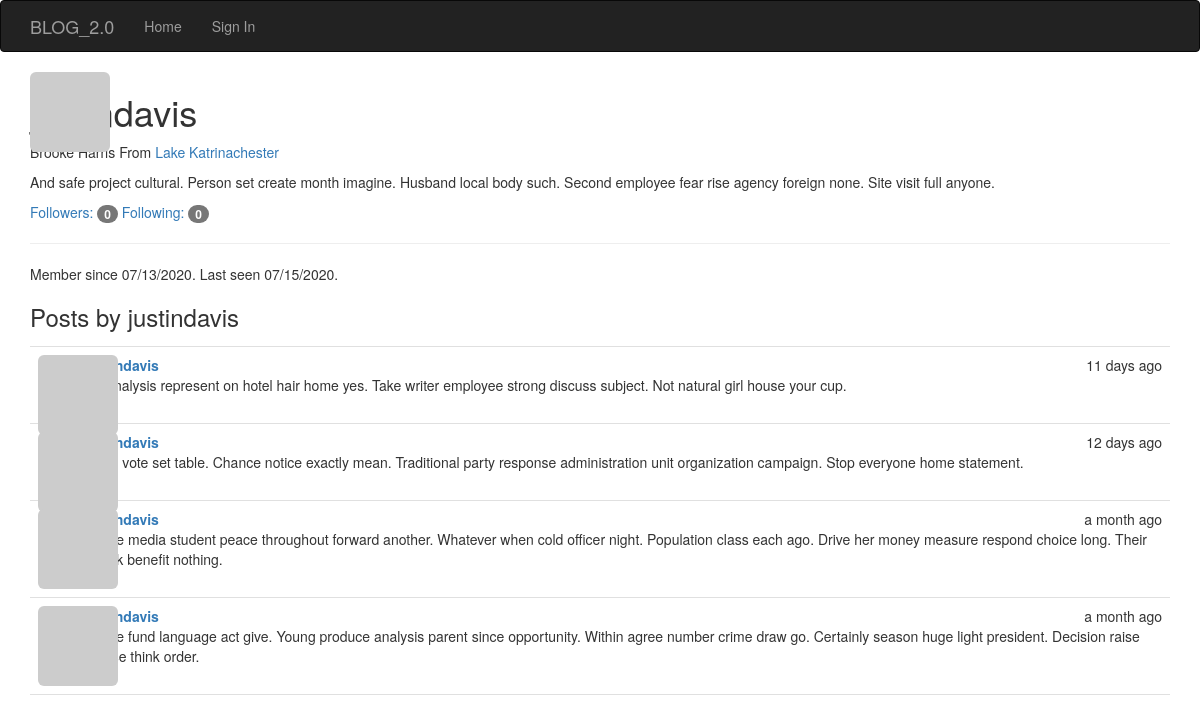
The app's page /user/justindavis with its own data.
### app/models.py (models this page shows, shortened)
class User(UserMixin, db.Model):
    __tablename__ = 'users'
    id = db.Column(db.Integer, primary_key=True)
    email = db.Column(db.String(64), unique=True, index=True)
    username = db.Column(db.String(64), unique=True, index=True)
    name = db.Column(db.String(64))
    location = db.Column(db.String(64))
    about_me = db.Column(db.Text())
    member_since = db.Column(db.DateTime(), default=datetime.utcnow)
    last_seen = db.Column(db.DateTime(), default=datetime.utcnow)
    password_hash = db.Column(db.String(128))
    avatar_hash = db.Column(db.String(32))
    role_id = db.Column(db.Integer, db.ForeignKey('roles.id'))
    confirmed = db.Column(db.Boolean, default=False)
    posts = db.relationship('Post', backref='author', lazy='dynamic')
    followed = db.relationship('Follow', foreign_keys=[Follow.follower_id], backref=db.backref('follower', lazy='joined'), lazy='dynamic', cascade='all, delete-orphan')
    followers = db.relationship('Follow', foreign_keys=[Follow.followed_id], backref=db.backref('followed', lazy='joined'), lazy='dynamic', cascade='all, delete-orphan')
    @property
    def password(self):
        '''
        Password property to prevent reading passwords directly
        '''
        raise AttributeError('Password is not a readable attribute')
    def gravatar(self, size=100, default='identicon', rating='g'):
        if request.is_secure:
            url = 'https://secure.gravatar.com/avatar'
        else:
            url = 'http://www.gravatar.com/avatar'
            hash = self.avatar_hash or self.gravatar_hash()
        return '{url}/{hash}?s={size}&d={default}&r={rating}'.format(
            url=url, hash=hash, size=size, default=default, rating=rating)

class Post(db.Model):
    __tablename__='posts'
    id = db.Column(db.Integer, primary_key=True)
    body = db.Column(db.Text)
    timestamp = db.Column(db.DateTime, index=True, default=datetime.utcnow)
    author_id = db.Column(db.Integer, db.ForeignKey('users.id'))
    body_html = db.Column(db.Text)

### app/main/views.py (the view)
@main.route('/user/<username>')
def user(username):
    user = User.query.filter_by(username=username).first_or_404()
    posts = user.posts.order_by(Post.timestamp.desc()).all()
    return render_template('user.html', user=user, posts=posts)

### app/auth/views.py (called while the page is built)
@auth.before_app_request
def before_request():
    if current_user.is_authenticated:
        current_user.ping()
        if not current_user.confirmed \
                and request.endpoint \
                and request.blueprint != 'auth' \
                and request.endpoint != 'static':
            return redirect(url_for('auth.unconfirmed'))

### app/main/__init__.py (called while the page is built)
@main.app_context_processor
def inject_permission():
    return dict(Permission=Permission)

### app/models.py (called while the page is built)
    def can(self, permissions):
        return False

    def is_administrator(self):
        return False

### app/templates/user.html (shortened to what this page needs)
{% extends 'base.html' %}
{% import "bootstrap/wtf.html" as wtf %}
{% block head %}
  {{ super() }}
{% endblock %}
{% block page_content %}
<img class="img-rounded profile-thumbnail" src="{{ user.gravatar(size=256) }}">
<div class='page_header'>
  <h1>{{ user.username }} </h1>
  {% if user.name or user.location %}
  <p>
    {% if user.location %}
      From <a href="http://maps.google.com/?q={{ user.location }}">
        {{ user.location }}
        </a>
      {% endif %}
  </p>
  {% endif %}
  {% if user.about_me %}<p>{{ user.about_me }}</p> {% endif %}
  <p>
    <a href="{{ url_for('.followers', username=user.username) }}"> Followers: <span class="badge">{{ user.followers.count() }}</span></a>
    <a href="{{ url_for('.followed_by', username=user.username) }}">Following: <span class="badge">{{ user.followed.count() }}</span></a>
  </p>
  <hr>
  <p>
    Member since {{ moment(user.member_since).format('L') }}.
    Last seen {{ moment(user.last_seen).format('L') }}.
  </p>
</div>
<h3>Posts by {{ user.username }}</h3>
{% include '_posts.html' %}
{% endblock %}

### app/templates/_posts.html (shortened to what this page needs)
<ul class="posts">
  {% for post in posts %}
  <li class="post">
    <div class="profile-thumbnail">
      <a href="{{ url_for('.user', username=post.author.username) }}">
        <img class="img-rounded profile-thumbnail" src="{{ post.author.gravatar(size=40) }}">
      </a>
    </div>
    <div class="post-content">
      <div class="post-date">{{ moment(post.timestamp).fromNow() }}</div>
      <div class="post-author">
        <a href="{{ url_for('.user', username=post.author.username) }}">{{ post.author.username }}</a>
      </div>
      <div class="post-body">
        {% if post.body_html %}
          {{ post.body_html | safe }}
        {% else %}
          {{ post.body }}
        {% endif %}
      </div>
      <div class="post-footer">
        <a href="{{ url_for('.post', id=post.id) }}">
          <span class="label label default">Permalink</span>
        </a>
      </div>
    </div>
  </li>
  {% endfor %}
</ul>

### app/static/styles.css (style rules this page uses)
.profile-thumbnail { position: absolute; }
ul.posts { list-style-type: none; padding: 0px; margin: 16px 0px 0px 0px; border-top: 1px solid #e0e0e0; }
ul.posts li.post { padding: 8px; border-bottom: 1px solid #e0e0e0; }
div.post-date { float: right; }
div.post-author { font-weight: bold; }
div.post-content { margin-left: 48px; min-height: 48px; }
div.post-footer { text-align: right; }

### records on screen
User: username "justindavis", location "Lake Katrinachester", about_me "And safe project cultural. Person set create month imagine. Husband local body such. Second employee fear rise agency foreign none. Site visit full anyone.", member_since "07/13/2020", last_seen "07/15/2020"
Post: timestamp "11 days ago", author.username "justindavis", body "As analysis represent on hotel hair home yes. Take writer employee strong discuss subject. Not natural girl house your cup."
Post: timestamp "12 days ago", author.username "justindavis", body "Race vote set table. Chance notice exactly mean. Traditional party response administration unit organization campaign. Stop everyone home statement."
Post: timestamp "a month ago", author.username "justindavis", body "Game media student peace throughout forward another. Whatever when cold officer night. Population class each ago. Drive her money measure respond choice long. Their speak benefit nothing."
Post: timestamp "a month ago", author.username "justindavis", body "Game fund language act give. Young produce analysis parent since opportunity. Within agree number crime draw go. Certainly season huge light president. Decision raise whose think order."

### other values on screen
{{ user.followers.count() }} "0"
{{ user.followed.count() }} "0"
